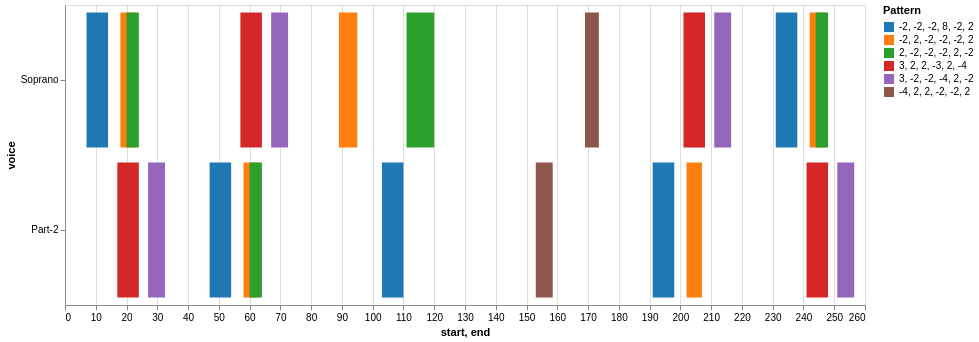

Source (notebook cell):
### Code cell
ngram_heatmap(piece)

### Figure 1 — Vega-Lite specification as saved in the notebook (floating-point values rounded to 4 significant figures)
{"config": {"view": {"continuousWidth": 300, "continuousHeight": 300}}, "data": {"name": "data-c04d6096532c6482b4c18db0fe62566e"}, "mark": {"type": "bar"}, "encoding": {"color": {"field": "pattern", "legend": {"title": "Pattern"}, "scale": {"domain": ["-2, -2, -2, 8, -2, 2", "-2, 2, -2, -2, -2, 2", "2, -2, -2, -2, 2, -2", "3, 2, 2, -3, 2, -4", "3, -2, -2, -4, 2, -2", "-4, 2, 2, -2, -2, 2"], "range": ["#1f77b4", "#ff7f0e", "#2ca02c", "#d62728", "#9467bd", "#8c564b"]}, "type": "nominal"}, "opacity": {"condition": {"param": "param_1", "value": 1}, "value": 0.2}, "tooltip": [{"field": "start", "type": "quantitative"}, {"field": "end", "type": "quantitative"}, {"field": "pattern", "type": "nominal"}], "x": {"field": "start", "type": "quantitative"}, "x2": {"field": "end"}, "y": {"field": "voice", "sort": null, "type": "nominal"}}, "height": 300, "params": [{"name": "param_1", "select": {"type": "point", "fields": ["pattern"]}}], "width": 800, "$schema": "https://vega.github.io/schema/vega-lite/v5.16.3.json", "datasets": {"data-c04d6096532c6482b4c18db0fe62566e": [{"start": 7.0, "voice": "Soprano", "pattern": "-2, -2, -2, 8, -2, 2", "end": 14.0, "color": "#1f77b4"}, {"start": 18.0, "voice": "Soprano", "pattern": "-2, 2, -2, -2, -2, 2", "end": 23.0, "color": "#ff7f0e"}, {"start": 20.0, "voice": "Soprano", "pattern": "2, -2, -2, -2, 2, -2", "end": 24.0, "color": "#2ca02c"}, {"start": 57.0, "voice": "Soprano", "pattern": "3, 2, 2, -3, 2, -4", "end": 64.0, "color": "#d62728"}, {"start": 67.0, "voice": "Soprano", "pattern": "3, -2, -2, -4, 2, -2", "end": 72.5, "color": "#9467bd"}, {"start": 89.0, "voice": "Soprano", "pattern": "-2, 2, -2, -2, -2, 2", "end": 95.0, "color": "#ff7f0e"}, {"start": 111.0, "voice": "Soprano", "pattern": "2, -2, -2, -2, 2, -2", "end": 120.0, "color": "#2ca02c"}, {"start": 169.0, "voice": "Soprano", "pattern": "-4, 2, 2, -2, -2, 2", "end": 173.5, "color": "#8c564b"}, {"start": 201.0, "voice": "Soprano", "pattern": "3, 2, 2, -3, 2, -4", "end": 208.0, "color": "#d62728"}, {"start": 211.0, "voice": "Soprano", "pattern": "3, -2, -2, -4, 2, -2", "end": 216.5, "color": "#9467bd"}, {"start": 231.0, "voice": "Soprano", "pattern": "-2, -2, -2, 8, -2, 2", "end": 238.0, "color": "#1f77b4"}, {"start": 242.0, "voice": "Soprano", "pattern": "-2, 2, -2, -2, -2, 2", "end": 247.0, "color": "#ff7f0e"}, {"start": 244.0, "voice": "Soprano", "pattern": "2, -2, -2, -2, 2, -2", "end": 248.0, "color": "#2ca02c"}, {"start": 17.0, "voice": "Part-2", "pattern": "3, 2, 2, -3, 2, -4", "end": 24.0, "color": "#d62728"}, {"start": 27.0, "voice": "Part-2", "pattern": "3, -2, -2, -4, 2, -2", "end": 32.5, "color": "#9467bd"}, {"start": 47.0, "voice": "Part-2", "pattern": "-2, -2, -2, 8, -2, 2", "end": 54.0, "color": "#1f77b4"}, {"start": 58.0, "voice": "Part-2", "pattern": "-2, 2, -2, -2, -2, 2", "end": 63.0, "color": "#ff7f0e"}, {"start": 60.0, "voice": "Part-2", "pattern": "2, -2, -2, -2, 2, -2", "end": 64.0, "color": "#2ca02c"}, {"start": 103.0, "voice": "Part-2", "pattern": "-2, -2, -2, 8, -2, 2", "end": 110.0, "color": "#1f77b4"}, {"start": 153.0, "voice": "Part-2", "pattern": "-4, 2, 2, -2, -2, 2", "end": 158.5, "color": "#8c564b"}, {"start": 191.0, "voice": "Part-2", "pattern": "-2, -2, -2, 8, -2, 2", "end": 198.0, "color": "#1f77b4"}, {"start": 202.0, "voice": "Part-2", "pattern": "-2, 2, -2, -2, -2, 2", "end": 207.0, "color": "#ff7f0e"}, {"start": 241.0, "voice": "Part-2", "pattern": "3, 2, 2, -3, 2, -4", "end": 248.0, "color": "#d62728"}, {"start": 251.0, "voice": "Part-2", "pattern": "3, -2, -2, -4, 2, -2", "end": 256.5, "color": "#9467bd"}]}}
